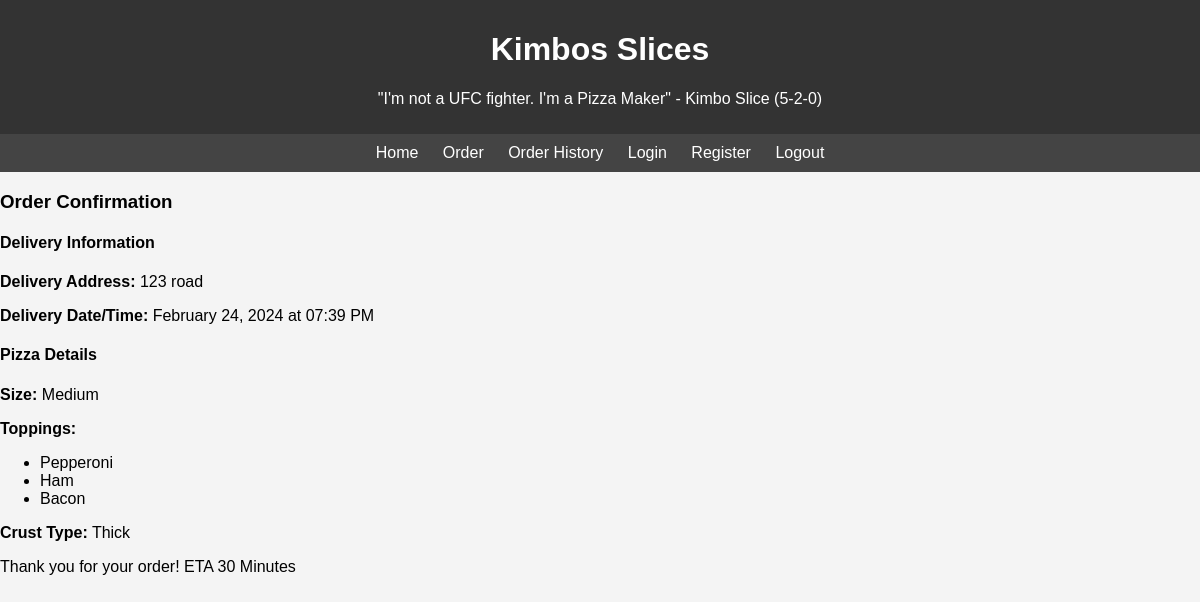
Screenshot of /view_order_details/9/ (signed in) with the database file from the repository.
### mypizzaApp/models.py (models this page shows, shortened)
class Order(models.Model):
    user = models.ForeignKey(User, on_delete=models.CASCADE)
    pizza = models.ForeignKey(Pizza, on_delete=models.CASCADE)
    name = models.CharField(max_length=100)
    address = models.CharField(max_length=100)
    card_number = models.CharField(max_length=16)
    expiry_month = models.CharField(max_length=2)
    expiry_year = models.CharField(max_length=2)
    cvv = models.CharField(max_length=3)
    order_datetime = models.DateTimeField(auto_now_add=True)

class Pizza(models.Model):
    size = models.ForeignKey('Size', on_delete=models.CASCADE)
    crust = models.ForeignKey('Crust', on_delete=models.CASCADE)
    sauce = models.ForeignKey('Sauce', on_delete=models.CASCADE)
    cheese = models.ForeignKey('Cheese', on_delete=models.CASCADE)
    toppings = models.ManyToManyField('Topping')

class Size(models.Model):
    name = models.CharField(max_length=20)

class Topping(models.Model):
    name = models.CharField(max_length=100)

class Crust(models.Model):
    name = models.CharField(max_length=20)

### mypizzaApp/views.py (the view)
# urls.py: path('view_order_details/<int:order_id>/', views.view_order_details, name='view_order_details'),
@login_required
def view_order_details(request, order_id):
    order = Order.objects.get(pk=order_id)
    return render(request, 'order_details.html', {'order': order})

### mypizzaApp/templates/order_details.html
{% extends 'base.html' %}
{% block content %}
    <div class="container">
        <div class="row">
            <div class="col-md-8 offset-md-2">
                <div class="card mt-4">
                    <div class="card-header bg-primary text-white">
                        <h3 class="mb-0">Order Confirmation</h3>
                    </div>
                    <div class="card-body">
                        <h4 class="card-title">Delivery Information</h4>
                        <p class="card-text"><strong>Delivery Address:</strong> {{ order.address }}</p>
                        <p class="card-text"><strong>Delivery Date/Time:</strong> {{ order.order_datetime|date:"F d, Y" }} at {{ order.order_datetime|time:"h:i A" }}</p>
                    </div>
                    <div class="card-body">
                        <h4 class="card-title">Pizza Details</h4>
                        <p class="card-text"><strong>Size:</strong> {{ order.pizza.size.name }}</p>
                        <p class="card-text"><strong>Toppings:</strong></p>
                        <ul class="list-unstyled">
                            {% for topping in order.pizza.toppings.all %}
                                <li>{{ topping.name }}</li>
                            {% endfor %}
                        </ul>
                        <p class="card-text"><strong>Crust Type:</strong> {{ order.pizza.crust.name }}</p>
                    </div>
                    <div class="card-footer">
                        <p class="mb-0">Thank you for your order! ETA 30 Minutes</p>
                    </div>
                </div>
            </div>
        </div>
    </div>
{% endblock %}

### mypizzaApp/templates/base.html (style rules this page uses)
body { font-family: Arial, sans-serif; margin: 0; padding: 0; background-color: #f4f4f4; }

### rows the page displays
Order: address "123 road", order_datetime "February 24, 2024", order_datetime "07:39 PM", pizza.size.name "Medium", pizza.crust.name "Thick"
Topping: name "Pepperoni"
Topping: name "Ham"
Topping: name "Bacon"
